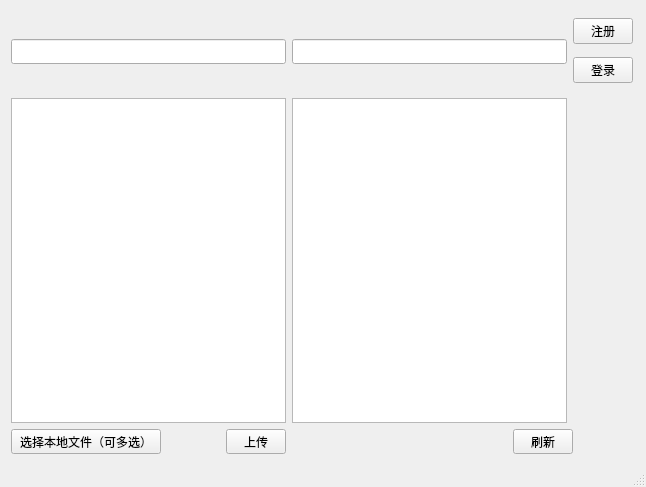
<?xml version="1.0" encoding="UTF-8"?>
<ui version="4.0">
 <class>MainWindow</class>
 <widget class="QMainWindow" name="MainWindow">
  <property name="geometry">
   <rect>
    <x>0</x>
    <y>0</y>
    <width>646</width>
    <height>487</height>
   </rect>
  </property>
  <property name="windowTitle">
   <string>MainWindow</string>
  </property>
  <widget class="QWidget" name="centralWidget">
   <layout class="QGridLayout" name="gridLayout">
    <item row="0" column="0">
     <layout class="QVBoxLayout" name="verticalLayout">
      <item>
       <spacer name="verticalSpacer">
        <property name="orientation">
         <enum>Qt::Vertical</enum>
        </property>
        <property name="sizeHint" stdset="0">
         <size>
          <width>20</width>
          <height>40</height>
         </size>
        </property>
       </spacer>
      </item>
      <item>
       <widget class="QLineEdit" name="lineEdit">
        <property name="minimumSize">
         <size>
          <width>275</width>
          <height>25</height>
         </size>
        </property>
        <property name="maximumSize">
         <size>
          <width>275</width>
          <height>25</height>
         </size>
        </property>
        <property name="focusPolicy">
         <enum>Qt::StrongFocus</enum>
        </property>
       </widget>
      </item>
      <item>
       <spacer name="verticalSpacer_2">
        <property name="orientation">
         <enum>Qt::Vertical</enum>
        </property>
        <property name="sizeHint" stdset="0">
         <size>
          <width>20</width>
          <height>40</height>
         </size>
        </property>
       </spacer>
      </item>
     </layout>
    </item>
    <item row="0" column="1">
     <layout class="QVBoxLayout" name="verticalLayout_2">
      <item>
       <spacer name="verticalSpacer_4">
        <property name="orientation">
         <enum>Qt::Vertical</enum>
        </property>
        <property name="sizeHint" stdset="0">
         <size>
          <width>20</width>
          <height>40</height>
         </size>
        </property>
       </spacer>
      </item>
      <item>
       <widget class="QLineEdit" name="lineEdit_2">
        <property name="minimumSize">
         <size>
          <width>275</width>
          <height>25</height>
         </size>
        </property>
        <property name="maximumSize">
         <size>
          <width>275</width>
          <height>25</height>
         </size>
        </property>
       </widget>
      </item>
      <item>
       <spacer name="verticalSpacer_3">
        <property name="orientation">
         <enum>Qt::Vertical</enum>
        </property>
        <property name="sizeHint" stdset="0">
         <size>
          <width>20</width>
          <height>40</height>
         </size>
        </property>
       </spacer>
      </item>
     </layout>
    </item>
    <item row="0" column="2" colspan="2">
     <layout class="QVBoxLayout" name="verticalLayout_3">
      <item>
       <widget class="QPushButton" name="pushButton">
        <property name="minimumSize">
         <size>
          <width>0</width>
          <height>25</height>
         </size>
        </property>
        <property name="maximumSize">
         <size>
          <width>60</width>
          <height>16777215</height>
         </size>
        </property>
        <property name="text">
         <string>注册</string>
        </property>
       </widget>
      </item>
      <item>
       <widget class="QPushButton" name="pushButton_2">
        <property name="minimumSize">
         <size>
          <width>0</width>
          <height>25</height>
         </size>
        </property>
        <property name="maximumSize">
         <size>
          <width>60</width>
          <height>16777215</height>
         </size>
        </property>
        <property name="text">
         <string>登录</string>
        </property>
       </widget>
      </item>
     </layout>
    </item>
    <item row="1" column="0">
     <layout class="QVBoxLayout" name="verticalLayout_4">
      <item>
       <widget class="QListWidget" name="listWidget">
        <property name="minimumSize">
         <size>
          <width>275</width>
          <height>325</height>
         </size>
        </property>
        <property name="maximumSize">
         <size>
          <width>275</width>
          <height>325</height>
         </size>
        </property>
       </widget>
      </item>
      <item>
       <layout class="QHBoxLayout" name="horizontalLayout">
        <item>
         <widget class="QPushButton" name="pushButton_3">
          <property name="minimumSize">
           <size>
            <width>150</width>
            <height>25</height>
           </size>
          </property>
          <property name="maximumSize">
           <size>
            <width>150</width>
            <height>25</height>
           </size>
          </property>
          <property name="text">
           <string>选择本地文件（可多选）</string>
          </property>
         </widget>
        </item>
        <item>
         <spacer name="horizontalSpacer">
          <property name="orientation">
           <enum>Qt::Horizontal</enum>
          </property>
          <property name="sizeHint" stdset="0">
           <size>
            <width>40</width>
            <height>20</height>
           </size>
          </property>
         </spacer>
        </item>
        <item>
         <widget class="QPushButton" name="pushButton_4">
          <property name="minimumSize">
           <size>
            <width>60</width>
            <height>25</height>
           </size>
          </property>
          <property name="maximumSize">
           <size>
            <width>60</width>
            <height>25</height>
           </size>
          </property>
          <property name="text">
           <string>上传</string>
          </property>
         </widget>
        </item>
       </layout>
      </item>
     </layout>
    </item>
    <item row="1" column="1" colspan="2">
     <layout class="QVBoxLayout" name="verticalLayout_5">
      <item>
       <widget class="QListWidget" name="listWidget_2">
        <property name="minimumSize">
         <size>
          <width>275</width>
          <height>325</height>
         </size>
        </property>
        <property name="maximumSize">
         <size>
          <width>275</width>
          <height>325</height>
         </size>
        </property>
       </widget>
      </item>
      <item>
       <layout class="QHBoxLayout" name="horizontalLayout_2">
        <item>
         <spacer name="horizontalSpacer_2">
          <property name="orientation">
           <enum>Qt::Horizontal</enum>
          </property>
          <property name="sizeHint" stdset="0">
           <size>
            <width>40</width>
            <height>20</height>
           </size>
          </property>
         </spacer>
        </item>
        <item>
         <widget class="QPushButton" name="pushButton_5">
          <property name="minimumSize">
           <size>
            <width>60</width>
            <height>25</height>
           </size>
          </property>
          <property name="maximumSize">
           <size>
            <width>60</width>
            <height>25</height>
           </size>
          </property>
          <property name="text">
           <string>刷新</string>
          </property>
         </widget>
        </item>
       </layout>
      </item>
     </layout>
    </item>
    <item row="1" column="3">
     <spacer name="horizontalSpacer_3">
      <property name="orientation">
       <enum>Qt::Horizontal</enum>
      </property>
      <property name="sizeHint" stdset="0">
       <size>
        <width>53</width>
        <height>20</height>
       </size>
      </property>
     </spacer>
    </item>
   </layout>
  </widget>
  <widget class="QMenuBar" name="menuBar">
   <property name="geometry">
    <rect>
     <x>0</x>
     <y>0</y>
     <width>646</width>
     <height>23</height>
    </rect>
   </property>
  </widget>
  <widget class="QStatusBar" name="statusBar"/>
 </widget>
 <layoutdefault spacing="6" margin="11"/>
 <resources/>
 <connections/>
</ui>
